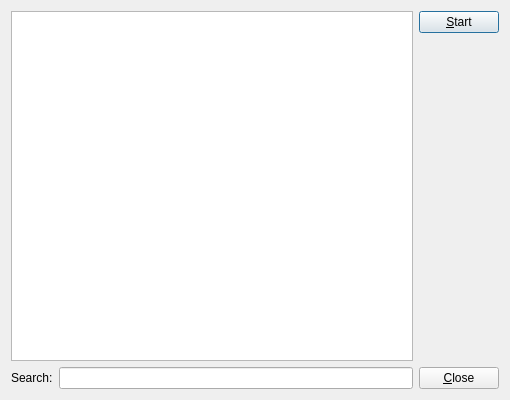
<?xml version="1.0" encoding="UTF-8"?>
<ui version="4.0">
 <author>Oleksandr Shneyder(o.shneyder@phoca-gmbh.de)</author>
 <class>AppDialog</class>
 <widget class="QDialog" name="AppDialog">
  <property name="geometry">
   <rect>
    <x>0</x>
    <y>0</y>
    <width>510</width>
    <height>400</height>
   </rect>
  </property>
  <property name="windowTitle">
   <string>Published Applications</string>
  </property>
  <layout class="QHBoxLayout" name="horizontalLayout_2">
   <item>
    <layout class="QVBoxLayout" name="verticalLayout_2">
     <item>
      <widget class="QTreeWidget" name="treeWidget">
       <property name="iconSize">
        <size>
         <width>22</width>
         <height>22</height>
        </size>
       </property>
       <property name="rootIsDecorated">
        <bool>true</bool>
       </property>
       <property name="uniformRowHeights">
        <bool>true</bool>
       </property>
       <property name="itemsExpandable">
        <bool>true</bool>
       </property>
       <property name="sortingEnabled">
        <bool>false</bool>
       </property>
       <property name="expandsOnDoubleClick">
        <bool>false</bool>
       </property>
       <attribute name="headerVisible">
        <bool>false</bool>
       </attribute>
       <column>
        <property name="text">
         <string notr="true">1</string>
        </property>
       </column>
      </widget>
     </item>
     <item>
      <layout class="QHBoxLayout" name="horizontalLayout">
       <item>
        <widget class="QLabel" name="label">
         <property name="text">
          <string>Search:</string>
         </property>
        </widget>
       </item>
       <item>
        <widget class="QLineEdit" name="lineEdit"/>
       </item>
      </layout>
     </item>
    </layout>
   </item>
   <item>
    <layout class="QVBoxLayout" name="verticalLayout">
     <item>
      <widget class="QPushButton" name="startButton">
       <property name="text">
        <string>&amp;Start</string>
       </property>
      </widget>
     </item>
     <item>
      <spacer name="verticalSpacer">
       <property name="orientation">
        <enum>Qt::Vertical</enum>
       </property>
       <property name="sizeHint" stdset="0">
        <size>
         <width>20</width>
         <height>40</height>
        </size>
       </property>
      </spacer>
     </item>
     <item>
      <widget class="QPushButton" name="closeButton">
       <property name="text">
        <string>&amp;Close</string>
       </property>
      </widget>
     </item>
    </layout>
   </item>
  </layout>
 </widget>
 <resources/>
 <connections>
  <connection>
   <sender>closeButton</sender>
   <signal>clicked()</signal>
   <receiver>AppDialog</receiver>
   <slot>reject()</slot>
   <hints>
    <hint type="sourcelabel">
     <x>475</x>
     <y>372</y>
    </hint>
    <hint type="destinationlabel">
     <x>468</x>
     <y>286</y>
    </hint>
   </hints>
  </connection>
  <connection>
   <sender>treeWidget</sender>
   <signal>itemSelectionChanged()</signal>
   <receiver>AppDialog</receiver>
   <slot>slotSelectedChanged()</slot>
   <hints>
    <hint type="sourcelabel">
     <x>180</x>
     <y>121</y>
    </hint>
    <hint type="destinationlabel">
     <x>468</x>
     <y>144</y>
    </hint>
   </hints>
  </connection>
  <connection>
   <sender>startButton</sender>
   <signal>clicked()</signal>
   <receiver>AppDialog</receiver>
   <slot>slotStartSelected()</slot>
   <hints>
    <hint type="sourcelabel">
     <x>462</x>
     <y>18</y>
    </hint>
    <hint type="destinationlabel">
     <x>453</x>
     <y>78</y>
    </hint>
   </hints>
  </connection>
  <connection>
   <sender>treeWidget</sender>
   <signal>itemDoubleClicked(QTreeWidgetItem*,int)</signal>
   <receiver>AppDialog</receiver>
   <slot>slotDoubleClicked(QTreeWidgetItem*)</slot>
   <hints>
    <hint type="sourcelabel">
     <x>266</x>
     <y>226</y>
    </hint>
    <hint type="destinationlabel">
     <x>459</x>
     <y>200</y>
    </hint>
   </hints>
  </connection>
  <connection>
   <sender>lineEdit</sender>
   <signal>textChanged(QString)</signal>
   <receiver>AppDialog</receiver>
   <slot>slotSearchChanged(QString)</slot>
   <hints>
    <hint type="sourcelabel">
     <x>167</x>
     <y>378</y>
    </hint>
    <hint type="destinationlabel">
     <x>444</x>
     <y>314</y>
    </hint>
   </hints>
  </connection>
 </connections>
 <slots>
  <slot>slotSelectedChanged()</slot>
  <slot>slotStartSelected()</slot>
  <slot>slotDoubleClicked(QTreeWidgetItem*)</slot>
  <slot>slotSearchChanged(QString)</slot>
 </slots>
</ui>
